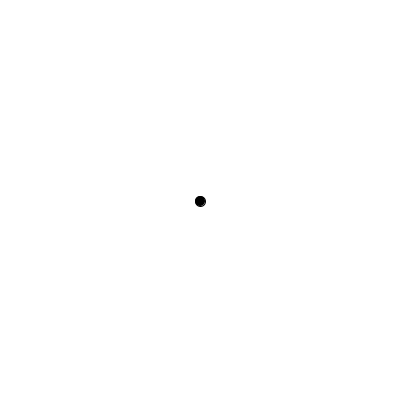
Frame 1 (no input)
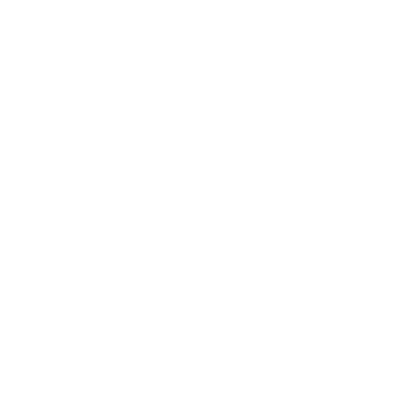
Frame 60 (the mouse pressed at the canvas centre just before this capture)
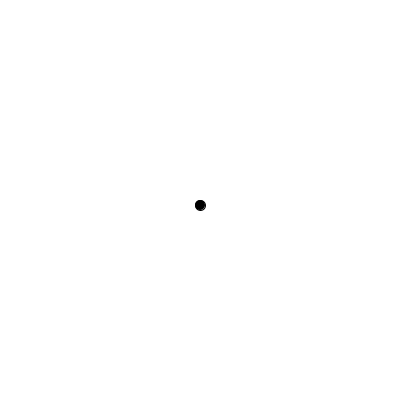
Frame 120 (the mouse held since frame 60 and released just before this capture)

The Processing sketch that drew these frames (run headless with seeded random() and noise(); from frame 60 on, the mouse is pressed at the canvas centre):

// Processing sketch: isha3238
// ── isha3238.pde
mov_isha m;
void setup(){
  size(400,400);
  fill(0);
  m = new mov_isha();
}
void draw(){
  background(255);
  m.update();
  m.display();
  m.check();
}

// ── mov.pde
class mov_isha{
  PVector loc;
  PVector vel;
  PVector acc;
  mov_isha(){
    loc = new PVector(200,200);
    vel = new PVector(0,0);
    acc = new PVector(0,1);
  }
  void update(){
    vel.add(acc);
    loc.add(vel);
  }
  void display(){
    stroke(0);
    ellipse(loc.x,loc.y,10,10);
  }
  void check(){
    if(loc.y>400-5){
      vel.y = -vel.y;
      loc.y = 400-5;
    }
  }
}
